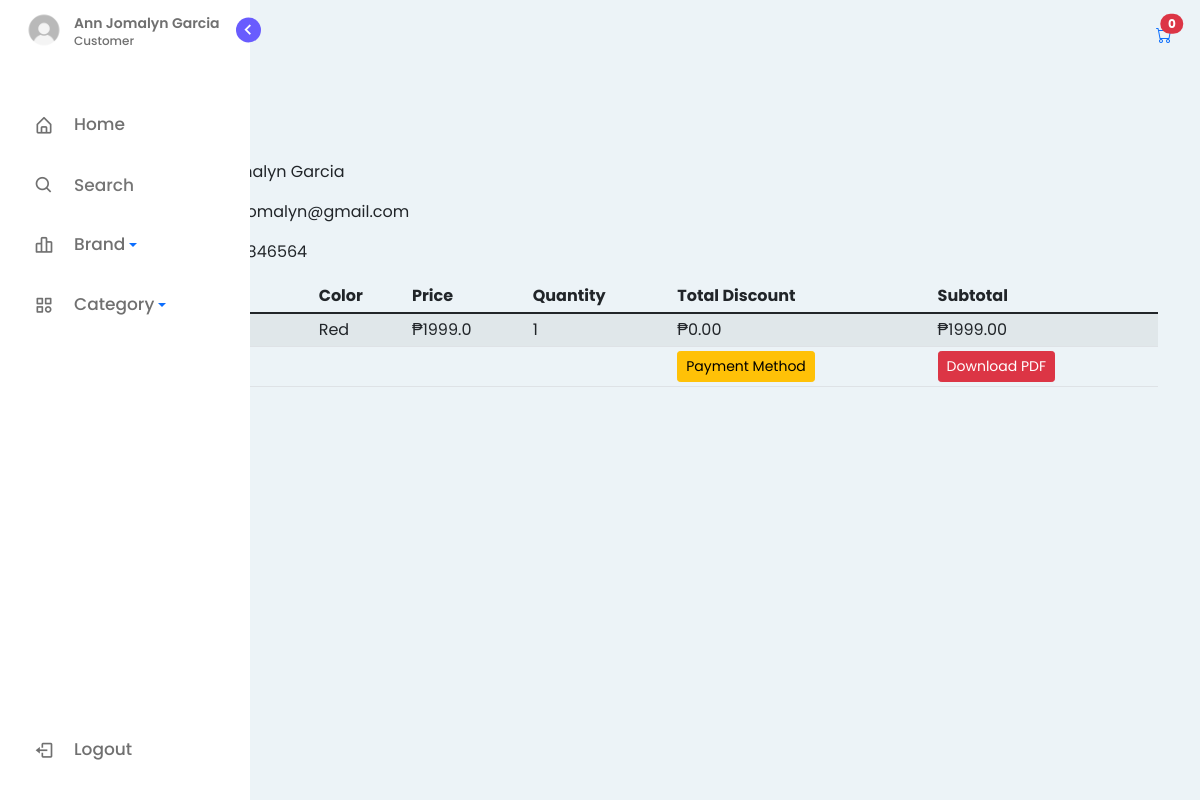
The app's page /orders/1de51dd29c (signed in) with its own data.
### main/models/customers.py (models this page shows, shortened)
class tblCustomers(db.Model, UserMixin):
    id = db.Column(db.Integer, primary_key=True)
    name = db.Column(db.String(50), unique=False)
    username = db.Column(db.String(50), unique=True)
    email = db.Column(db.String(50), unique=True)
    password = db.Column(db.String(50), unique=False)
    address = db.Column(db.String(50), unique=False)
    number = db.Column(db.String(50), unique=True)
    profile = db.Column(db.String(50), unique=False, default='profile.jpg')
    datecreated = db.Column(db.DateTime, nullable=False, default=datetime.now)

### main/routes/customers.py (the view)
@app.route('/orders/<invoice>')
@login_required
def orders(invoice):
    if current_user.is_authenticated:
        grandtotal = 0
        subtotal = 0
        customer_id = current_user.id
        customer = tblCustomers.query.filter_by(id=customer_id).first()
        orders = tblOrders.query.filter_by(customer_id=customer_id).order_by(tblOrders.id.desc()).first()
        for _key, product in orders.orders.items():
            subtotal += float(product['price']) * int(product['quantity'])
            discount = float(product['discount']) * int(product['quantity'])
            subtotal -= discount
            grandtotal = float("%.2f" % (1.00 * subtotal))
    else:
        return redirect(url_for('customerLogin'))
    return render_template('customers/order.html', invoice=invoice, subtotal=subtotal, grandtotal=grandtotal, customer=customer, orders=orders,brands=brands(), categories=categories(), title = "Orders")

### main/models/customers.py (called while the page is built)
@login_manager.user_loader
def user_loader(user_id):
    return tblCustomers.query.get(user_id)

    def process_result_value(self, value, dialect):
        if value is None:
            return {}
        else:
            return json.loads(value)

### main/routes/products.py (called while the page is built)
def brands():
    brands = Brand.query.join(tblProducts,(Brand.id == tblProducts.brand_id)).all()
    return brands

def categories():
    categories = Category.query.join(tblProducts,(Category.id == tblProducts.category_id)).all()
    return categories

### main/templates/customers/order.html (shortened to what this page needs)
{% extends "layout.html" %}
{% block content %}
{% include "navbar.html" %}
<div class="container-sm mt-3">
    <div class="row">
        <div class="col-md-12">
            <p>Invoice: {{orders.invoice}}</p>
            <p>Status: {{orders.status}}</p>
            <p>Customer Name: {{customer.name}}</p>
            <p>Customer Email: {{customer.email}}</p>
            <p>Customer Contact: {{customer.number}}</p>
        </div>
    </div>
    <table class="table table-sm table-condensed table-striped table-hover">
        <thead>
            <th scope="col">#</th>
            <th scope="col">Name</th>
            <th scope="col">Color</th>
            <th scope="col">Price</th>
            <th scope="col">Quantity</th>
            <th scope="col">Total Discount</th>
            <th scope="col">Subtotal</th>
        </thead>
        <tbody>
            {% for key, product in orders.orders.items() %}
            <tr>
                <th scope="row">{{loop.index}}</td>
                <td>{{product.name}}</td>
                <td>{{product.color}}</td>
                <td>₱{{product.price}}</td>
                <td>{{product.quantity}}</td>
                {% set discount = "%0.2f" |format(product.discount|float * product.quantity|int) %}
                <td>₱{{discount}}</td>
                {% set subtotal = "%0.2f" |format(product.price|float * product.quantity|int - discount|float ) %}
                <td>₱{{subtotal}}</td>
            </tr>
            {% endfor %}
            <tr>
                <td colspan="2"> <h6>Grand Total : {{grandtotal}}</h6></td>
                <td colspan="2"></td>
                <td><a href="" class="btn btn-sm btn-warning">Payment Method</a></td>
                <td>
                <form action="{{url_for('get_pdf', invoice=orders.invoice)}}" method='POST'>
                    <button type="submit" class="btn btn-sm btn-danger"> Download PDF </button>
                </form>
                </td>
            </tr>
        </tbody>
    </table>
</div>
{% endblock content %}

### main/templates/navbar.html (shortened to what this page needs)
<nav class="sidebar open">
  <header>
      <div class="image-text">
            {% if current_user.is_authenticated %}
            <span class="image">
              <img src="{{url_for('static', filename='images/' + current_user.profile)}}" alt="">
            </span>
            <div class="text logo-text">
              <span class="name">{{current_user.name}}</span>
              <span class="profession">Customer</span>
            </div>
            {% endif %}
      </div>
      <i class='bx bx-chevron-right toggle'></i>
  </header>
<div class="menu-bar">
    <div class="menu">
      <li class="menu-link">
        <a href="/">
            <i class='bx bx-home-alt icon' ></i>
            <span class="text nav-text">Home</span>
        </a>
    </li>
      <form class="" action="{{url_for('result')}}" type="hidden">
        <li class="drop-box">
          <i class='bx bx-search icon'></i>
          <input type="text" placeholder="Search" name="q">
        </li>
    </form>
        <li class="drop-box">
          <a class="dropdown-toggle" href="#" id="navbarDropdownMenuLink" data-bs-toggle="dropdown" aria-expanded="false">
            <i class='bx bx-bar-chart-alt-2 icon' ></i>
            <span class="text nav-text">Brand</span>
          </a>
        </li>
        <li class="drop-box">
          <a class="dropdown-toggle" href="#" id="navbarDropdownMenuLink" data-bs-toggle="dropdown" aria-expanded="false">
            <i class='bx bx-category icon' ></i>
            <span class="text nav-text">Category</span>
          </a>
        </li>
    </div>
    {% if current_user.is_authenticated %}
    <div class="bottom-content">
        <li class="">
            <a href="/logout">
                <i class='bx bx-log-out icon' ></i>
                <span class="text nav-text">Logout</span>
            </a>
        </li>
    </div>
    {% endif %}
</div>
</nav>
<nav class="navbar navbar-transparent bg-transparent">
  <div class="container-fluid">
    {% if current_user.is_authenticated %}
    <li class="nav-item d-flex mt-2">
      <a class="nav-link bi bi-cart" href="{{url_for('GetCart')}}">
        <span class="position-absolute translate-middle badge rounded-pill bg-danger" height="5" width="5">
          {{session['Shoppingcart']|length}}
        </span>
      </a>
    </li>
    {% endif %}
  </div>
</nav>

### main/static/css/style.css (style rules this page uses)
* { margin: 0; padding: 0; box-sizing: border-box; font-family: 'Poppins', sans-serif; }
:root { --body-color: #ecf3f7; --sidebar-color: #FFF; --primary-color: #695CFE; --primary-color-light: #F6F5FF; --toggle-color: #DDD; --text-color: #707070; --tran-03: all 0.2s ease; --tran-03: all 0.3s ease; --tran-04: all 0.3s ease; --tran-05: all 0.3s ease; }
body { min-height: 100vh; background-color: var(--body-color); transition: var(--tran-05); }
.sidebar { position: fixed; top: 0; left: 0; height: 100%; width: 250px; padding: 10px 14px; background: var(--sidebar-color); transition: var(--tran-05); z-index: 100; }
.sidebar li { height: 50px; list-style: none; display: flex; align-items: center; margin-top: 10px; }
.sidebar header .image, .sidebar .icon { min-width: 60px; border-radius: 6px; }
.sidebar .icon { min-width: 60px; border-radius: 6px; height: 100%; display: flex; align-items: center; justify-content: center; font-size: 20px; }
.sidebar .text, .sidebar .icon { color: var(--text-color); transition: var(--tran-03); }
.sidebar .text { font-size: 17px; font-weight: 500; white-space: nowrap; opacity: 1; }
.sidebar header { position: relative; }
.sidebar header .image-text { display: flex; align-items: center; }
.sidebar header .logo-text { display: flex; flex-direction: column; }
header .image-text .name { margin-top: 2px; font-size: 14px; font-weight: 600; }
header .image-text .profession { font-size: 12px; margin-top: -2px; display: block; }
.sidebar header .image { display: flex; align-items: center; justify-content: center; }
.sidebar header .image img { width: 40px; border-radius: 100px; }
.sidebar header .toggle { position: absolute; top: 50%; right: -25px; transform: translateY(-50%) rotate(180deg); height: 25px; width: 25px; background-color: var(--primary-color); color: var(--sidebar-color); border-radius: 50%; display: flex; align-items: center; justify-content: center; font-size: 22px; cursor: pointer; transition: var(--tran-05); }
.sidebar .menu { margin-top: 40px; }
.sidebar li.drop-box { border-radius: 6px; cursor: pointer; transition: var(--tran-05); }
.sidebar li.drop-box input { height: 100%; width: 100%; outline: none; border: none; color: var(--text-color); border-radius: 6px; font-size: 17px; font-weight: 500; transition: var(--tran-05); }
.sidebar li a { list-style: none; height: 100%; background-color: transparent; display: flex; align-items: center; height: 100%; width: 100%; border-radius: 6px; text-decoration: none; transition: var(--tran-03); }
.sidebar .menu-bar { height: calc(100% - 55px); display: flex; flex-direction: column; justify-content: space-between; overflow-y: scroll; }

### records on screen
tblCustomers: profile (placeholder picture), name "Ann Jomalyn Garcia", email "userannjomalyn@gmail.com", number "09672846564"

### other values on screen
{{ session['Shoppingcart']|length }} "0"
{{ product.color }} "Red"
{{ product.price }} "1999.0"
{{ product.quantity }} "1"
{{ discount }} "0.00"
{{ subtotal }} "1999.00"
